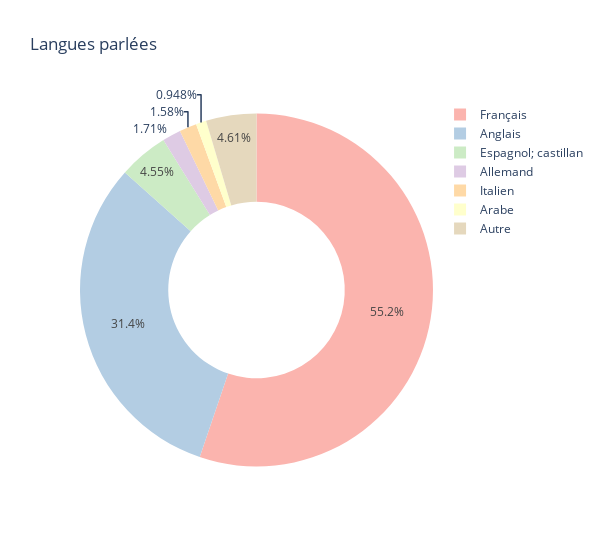

Notebook code cell kept with this figure:
### Markdown cell above
*Langues (parlées, écrites)*

### Code cell
# Langues parlées
langueParle = demographics[demographics['langues.medium'] == 'Oral'].drop(columns=['langues.medium'])
langueParle = pd.DataFrame(plotVariable(langueParle, 'langues.nom'))
langueParle = groupOtherValues(langueParle)

px.pie(
    langueParle,
    values = langueParle['count'], 
    names = langueParle['labels'], 
    title='Langues parlées',
    hole=0.5,
    category_orders={'labels': 
        ['Français', 'Anglais', 'Espagnol; castillan', 
         'Allemand', 'Italien', 'Arabe', 'Autre']},
    color_discrete_sequence= px.colors.qualitative.Pastel1,  
    width=600
)

### Figure 1 — Plotly figure (JSON) as saved in the notebook; plotly's stock layout.template omitted (floating-point values rounded to 4 significant figures)
{"data": [{"direction": "clockwise", "domain": {"x": [0, 1], "y": [0, 1]}, "hole": 0.5, "hovertemplate": "labels=%{label}<br>count=%{value}<extra></extra>", "labels": ["Français", "Anglais", "Espagnol; castillan", "Allemand", "Italien", "Arabe", "Autre"], "legendgroup": "", "name": "", "showlegend": true, "sort": false, "type": "pie", "values": [874, 497, 72, 27, 25, 15, 73]}], "layout": {"legend": {"tracegroupgap": 0}, "piecolorway": ["rgb(251,180,174)", "rgb(179,205,227)", "rgb(204,235,197)", "rgb(222,203,228)", "rgb(254,217,166)", "rgb(255,255,204)", "rgb(229,216,189)", "rgb(253,218,236)", "rgb(242,242,242)"], "title": {"text": "Langues parlées"}, "width": 600}}
